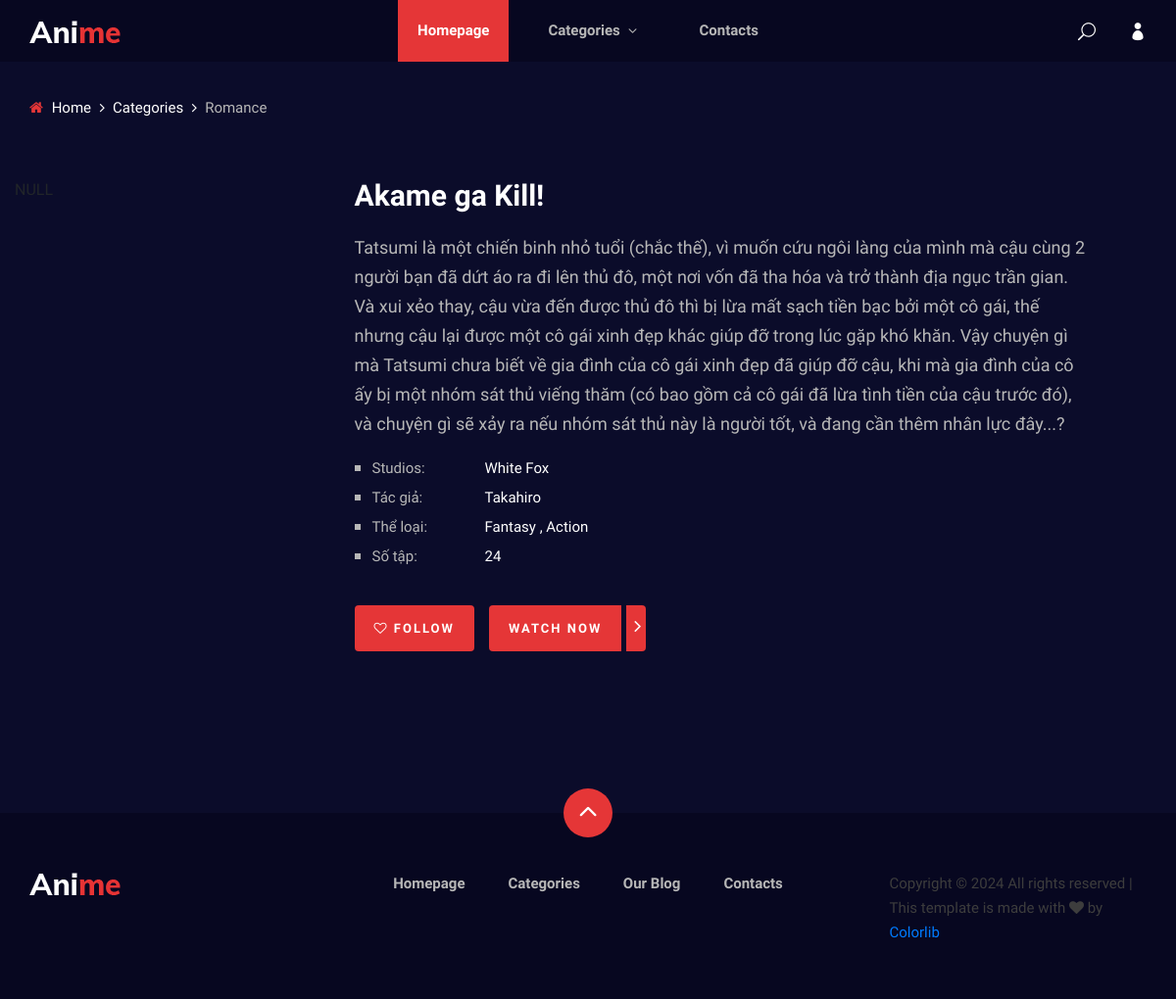
Screenshot of /anime-details.php?id=1 with the database file from the repository.
### tables this page shows
CREATE TABLE `anime` (
  `id` int(11) NOT NULL,
  `name` text NOT NULL,
  `author` text NOT NULL,
  `studio` text NOT NULL,
  `descrip` text NOT NULL,
  `thumbnail` text NOT NULL,
  `so_tap` varchar(5) NOT NULL DEFAULT '?'
);

### models/anime.php (called while the page is built, shortened)
<?php
class Anime extends Db
{
    public function getAllAnimes()
    {
        $sql = self::$connection->prepare("SELECT * FROM `anime`");
        $sql->execute();
        $item = $sql->get_result()->fetch_all(MYSQLI_ASSOC);
        return $item;
    }
}

### models/anime_tag.php (called while the page is built, shortened)
<?php
class AnimeTag extends Db
{
    public function getTag($idAnime)
    {
        $sql = self::$connection->prepare("SELECT tag.name_tag FROM anime_tag , tag WHERE id_anime = ? AND anime_tag.id_tag = tag.id_tag;");
        $sql->bind_param("i",$idAnime);
        $sql->execute();
        $items = $sql->get_result()->fetch_all(MYSQLI_ASSOC);
        return $items;
    }
}

### anime-details.php (the view, shortened to what this page needs)
<!DOCTYPE html>
<html lang="zxx">
<head>
    <link rel="stylesheet" href="css/bootstrap.min.css" type="text/css">
    <link rel="stylesheet" href="css/font-awesome.min.css" type="text/css">
    <link rel="stylesheet" href="css/elegant-icons.css" type="text/css">
    <link rel="stylesheet" href="css/plyr.css" type="text/css">
    <link rel="stylesheet" href="css/nice-select.css" type="text/css">
    <link rel="stylesheet" href="css/owl.carousel.min.css" type="text/css">
    <link rel="stylesheet" href="css/slicknav.min.css" type="text/css">
    <link rel="stylesheet" href="css/style.css" type="text/css">
</head>
<body>
    <?php
    include 'header.php'
    ?>
    <div class="breadcrumb-option">
        <div class="container">
            <div class="row">
                <div class="col-lg-12">
                    <div class="breadcrumb__links">
                        <a href="./index.php"><i class="fa fa-home"></i> Home</a>
                        <a href="./categories.php">Categories</a>
                        <span>Romance</span>
                    </div>
                </div>
            </div>
        </div>
    </div>
    <section class="anime-details spad">
        <div class="container">
            <div class="anime__details__content">
                <div class="row">
                    <?php
                    $getAllAnime = $anime->getAllAnimes();
                    $getTag = $animetag->getTag($_GET['id']);
                    $tag = "đang cập nhật";
                    $count = 0;
                    var_dump($idUserCurrent);
                    foreach ($getTag as $key => $value) {
                        if ($count == 0) {
                            $tag = $value['name_tag'];
                            $count = 1;
                        } else {
                            $tag = $tag . " ,   " . $value['name_tag'];
                        }
                    }
                    foreach ($getAllAnime as $key => $value):
                        if ($_GET['id'] == $value['id']):
                    ?>
                            <div class="col-lg-3">
                                <div class="anime__details__pic set-bg" data-setbg="<?php echo proceedUrl($value['thumbnail']); ?>">
                                </div>
                            </div>
                            <div class="col-lg-8">
                                <div class="anime__details__text">
                                    <div class="anime__details__title">
                                        <h3><?php echo $value['name']; ?></h3>
                                    </div>
                                    <p><?php echo $value['descrip']; ?></p>
                                    <div class="anime__details__widget">
                                        <div class="row">
                                            <div class="col-lg-6 col-md-6">
                                                <ul>
                                                    <li><span>Studios:</span><?php echo $value['studio']; ?></li>
                                                    <li><span>Tác giả:</span><?php echo $value['author']; ?></li>
                                                    <li><span>Thể loại:</span><?php echo $tag; ?></li>
                                                    <li><span>Số tập:</span><?php echo $value['so_tap']; ?></li>
                                                </ul>
                                            </div>
                                        </div>
                                    </div>
                                    <div class="anime__details__btn">
                                        <a href="#" class="follow-btn"><i class="fa fa-heart-o"></i> Follow</a>
                                        <a href="anime-watching.php?id=<?php echo $_GET['id'] . "&episode=1"; ?>" class="watch-btn"><span>Watch Now</span> <i
                                                class="fa fa-angle-right"></i></a>
                                    </div>
                                </div>
                            </div>
                    <?php endif;
                    endforeach; ?>
                </div>
            </div>
        </div>
    </section>
    <footer class="footer">
        <div class="page-up">
            <a href="#" id="scrollToTopButton"><span class="arrow_carrot-up"></span></a>
        </div>
        <div class="container">
            <div class="row">
                <div class="col-lg-3">
                    <div class="footer__logo">
                        <a href="./index.php"><img src="img/logo.png" alt=""></a>
                    </div>
                </div>
                <div class="col-lg-6">
                    <div class="footer__nav">
                        <ul>
                            <li class="active"><a href="./index.php">Homepage</a></li>
                            <li><a href="./categories.php">Categories</a></li>
                            <li><a href="./blog.php">Our Blog</a></li>
                            <li><a href="#">Contacts</a></li>
                        </ul>
                    </div>
                </div>
                <div class="col-lg-3">
                    <p>
                        Copyright &copy;
                         All rights reserved | This template
                        is made with <i class="fa fa-heart" aria-hidden="true"></i> by <a href="https://colorlib.com"
                            target="_blank">Colorlib</a>
                    </p>
                </div>
            </div>
        </div>
    </footer>
</body>
</html>

### css/style.css (style rules this page uses)
html, body { height: 100%; font-family: "Mulish", sans-serif; -webkit-font-smoothing: antialiased; background: #0b0c2a; }
h1, h2, h3, h4, h5, h6 { margin: 0; color: #111111; font-weight: 400; font-family: "Mulish", sans-serif; }
h3 { font-size: 30px; }
p { font-size: 15px; font-family: "Mulish", sans-serif; color: #3d3d3d; font-weight: 400; line-height: 25px; margin: 0 0 15px 0; }
img { max-width: 100%; }
ul, ol { padding: 0; margin: 0; }
.set-bg { background-repeat: no-repeat; background-size: cover; background-position: top center; }
.spad { padding-top: 100px; padding-bottom: 100px; }
.anime-details { padding-top: 60px; }
.anime__details__content { margin-bottom: 65px; }
.anime__details__text { position: relative; }
.anime__details__text p { color: #b7b7b7; font-size: 18px; line-height: 30px; }
.anime__details__pic { height: 440px; border-radius: 5px; position: relative; }
.anime__details__title { margin-bottom: 20px; }
.anime__details__title h3 { color: #ffffff; font-weight: 700; margin-bottom: 13px; }
.anime__details__widget { margin-bottom: 15px; }
.anime__details__widget ul { margin-bottom: 20px; }
.anime__details__widget ul li { list-style: none; font-size: 15px; color: #ffffff; line-height: 30px; position: relative; padding-left: 18px; }
.anime__details__widget ul li:before { position: absolute; left: 0; top: 12px; height: 6px; width: 6px; background: #b7b7b7; content: ""; }
.anime__details__widget ul li span { color: #b7b7b7; width: 115px; display: inline-block; }
.anime__details__btn .follow-btn { font-size: 13px; color: #ffffff; background: #e53637; display: inline-block; font-weight: 700; letter-spacing: 2px; text-transform: uppercase; padding: 14px 20px; border-radius: 4px; margin-right: 11px; }
.anime__details__btn .watch-btn span { font-size: 13px; color: #ffffff; background: #e53637; display: inline-block; font-weight: 700; letter-spacing: 2px; text-transform: uppercase; padding: 14px 20px; border-radius: 4px 0 0 4px; margin-right: 1px; }
.anime__details__btn .watch-btn i { font-size: 20px; display: inline-block; background: #e53637; padding: 11px 5px 16px 8px; color: #ffffff; border-radius: 0 4px 4px 0; }
.breadcrumb-option { padding-top: 35px; }
.breadcrumb__links a { font-size: 15px; color: #ffffff; margin-right: 18px; display: inline-block; position: relative; }
.breadcrumb__links a i { margin-right: 5px; color: #e53637; }
.breadcrumb__links a:after { position: absolute; right: -14px; top: 0; content: ""; font-family: "FontAwesome"; }
.breadcrumb__links span { font-size: 15px; color: #b7b7b7; display: inline-block; }
.footer { background: #070720; padding-top: 60px; padding-bottom: 40px; position: relative; }
.page-up { position: absolute; left: 50%; top: -25px; margin-left: -25px; }
.page-up a { display: inline-block; font-size: 36px; color: #ffffff; height: 50px; width: 50px; background: #e53637; line-height: 50px; text-align: center; border-radius: 50%; }
.page-up a span { position: relative; top: 2px; left: -1px; }
.footer__nav { text-align: center; }
.footer__nav ul li { list-style: none; display: inline-block; position: relative; margin-right: 40px; }
.footer__nav ul li:last-child { margin-right: 0; }
.footer__nav ul li a { font-size: 15px; color: #b7b7b7; display: block; font-weight: 700; }
@media only screen and (min-width: 1200px) { .container { max-width: 1170px; } }

### rows the page displays
anime: name "Akame ga Kill!", descrip "Tatsumi là một chiến binh nhỏ tuổi (chắc thế), vì muốn cứu ngôi làng của mình mà cậu cùng 2 người bạn đã dứt áo ra đi lên thủ đô, một nơi vốn đã tha hóa và trở thành địa ngục trần gian. Và xui xẻo thay, cậu vừa đến được thủ đô thì bị lừa mất sạch tiền bạc bởi một cô gái, thế nhưng cậu lại được một cô gái xinh đẹp khác giúp đỡ trong lúc gặp khó khăn. Vậy chuyện gì mà Tatsumi chưa biết về gia đình của cô gái xinh đẹp đã giúp đỡ cậu, khi mà gia đình của cô ấy bị một nhóm sát thủ viếng thăm (có bao gồm cả cô gái đã lừa tình tiền của cậu trước đó), và chuyện gì sẽ xảy ra nếu nhóm sát thủ này là người tốt, và đang cần thêm nhân lực đây...?", studio "White Fox", author "Takahiro", tag "Fantasy , Action", so_tap "24"
